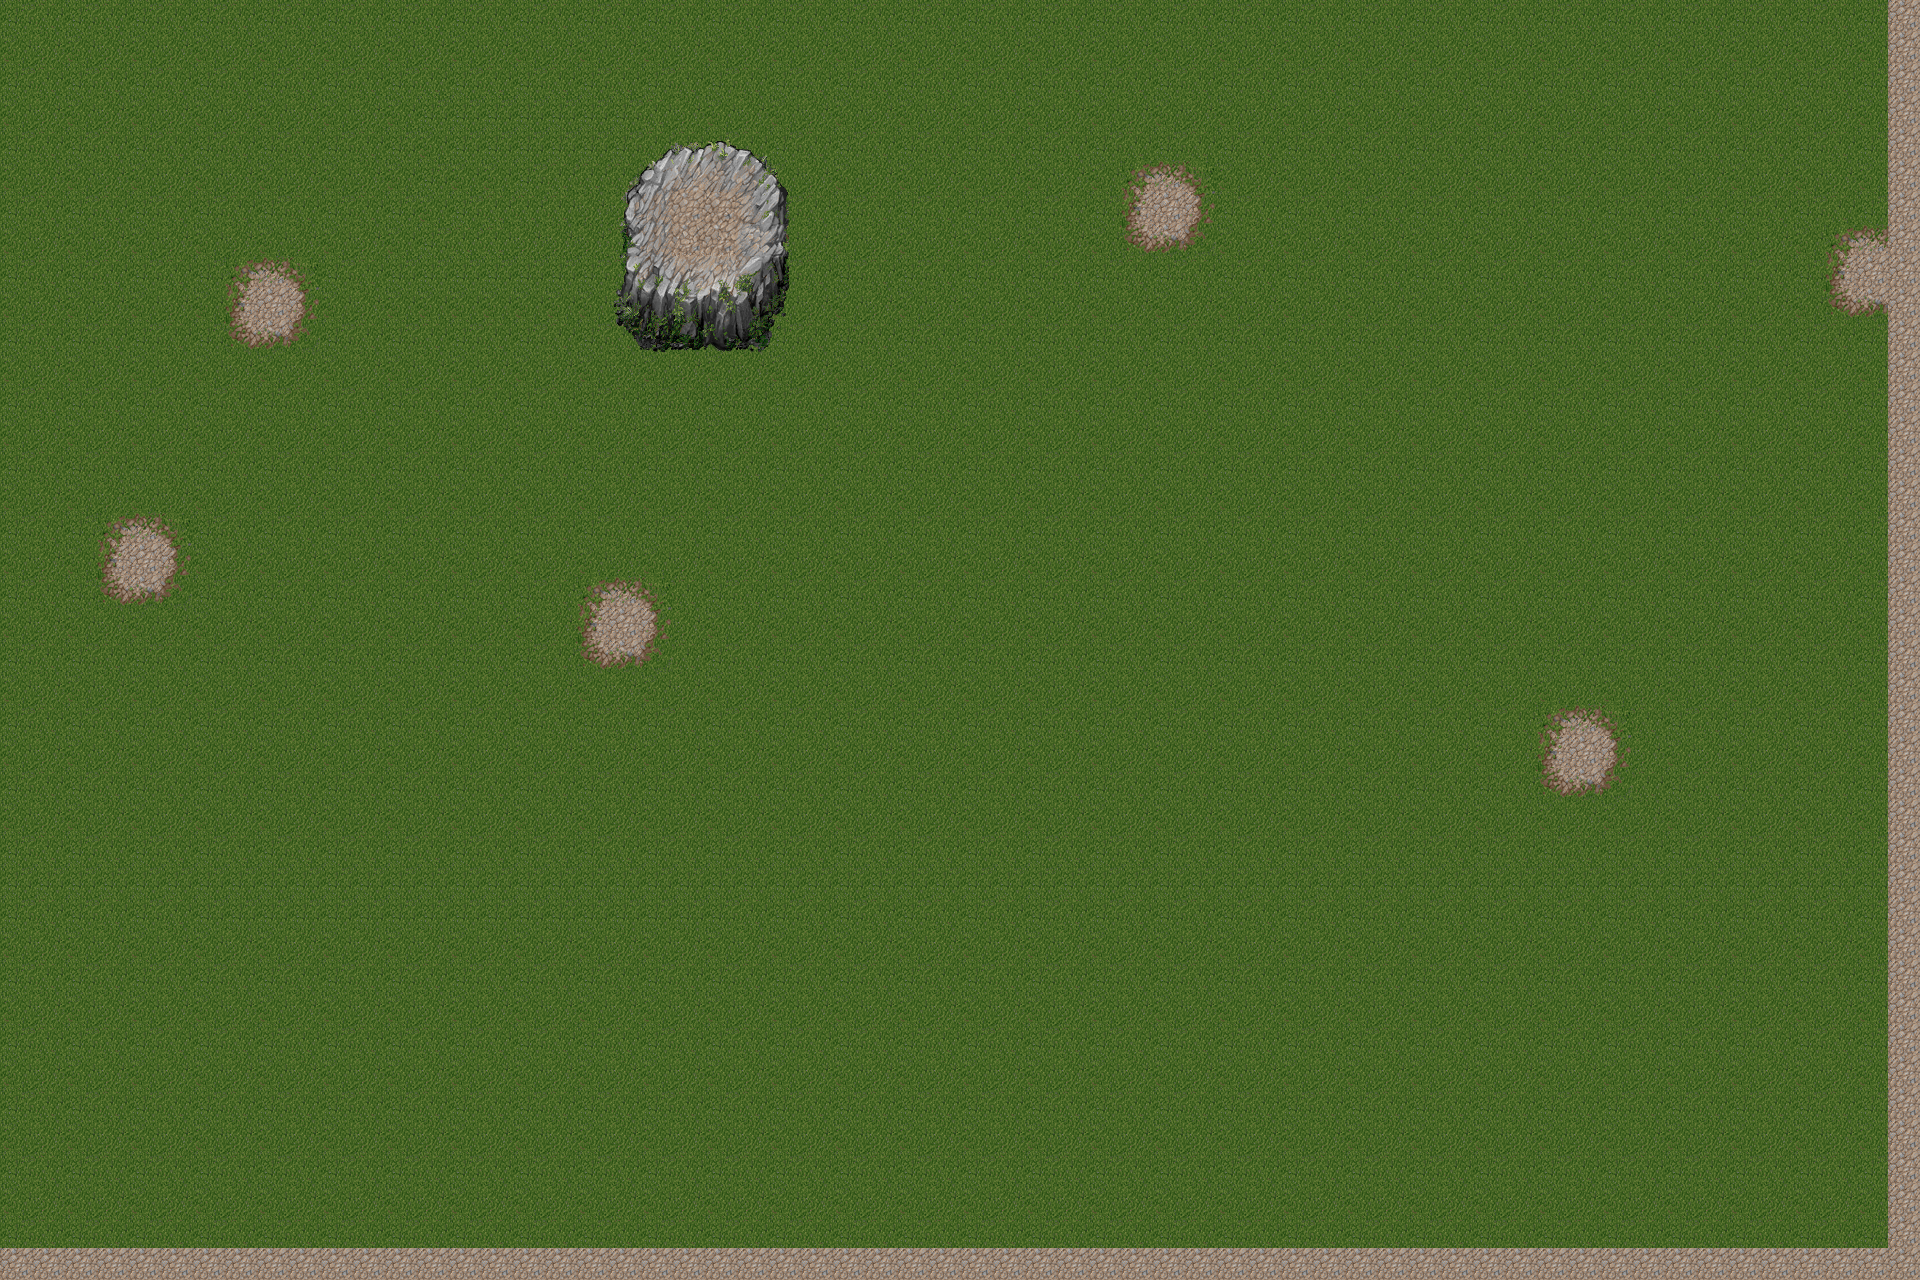

Rendered tile map (Tiled .tmx) drawn with the repository's tilesets; below, a short description and the map source with its tile grids summarised:
An orthogonal 60x40 tile map with 32x32 px tiles, 2 tile layers (ground, entities).

<map version="1.0" orientation="orthogonal" renderorder="right-down" width="60" height="40" tilewidth="32" tileheight="32" nextobjectid="16">
 <tileset firstgid="1" name="image" tilewidth="32" tileheight="32" tilecount="256" columns="16">
  <image source="image.png" width="512" height="512" />
 </tileset>
 <layer name="ground" width="60" height="40">
  <data>[2400 cells, 2400 non-empty, 14 distinct tile ids]</data>
 </layer>
 <layer name="entities" width="60" height="40">
  <data>[2400 cells, 42 non-empty, 42 distinct tile ids]</data>
 </layer>
 <objectgroup name="collision" />
 <objectgroup name="lights" />
 <objectgroup name="data" />
</map>
